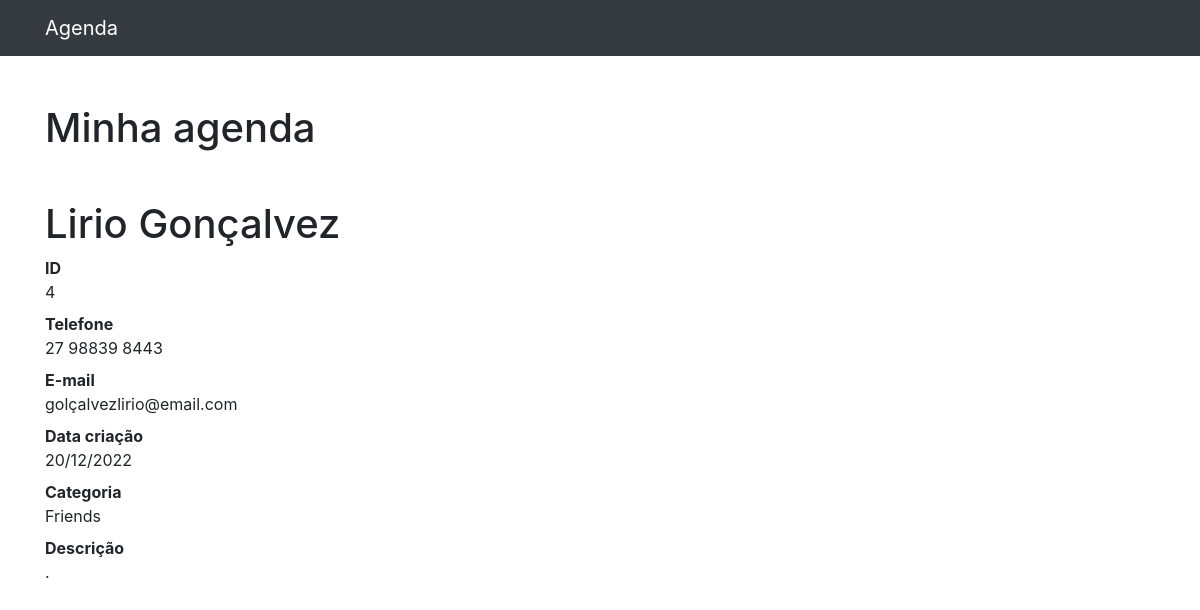
/4, run on the app's committed database.
### contatos/models.py (models this page shows, shortened)
class Contato(models.Model):
    nome = models.CharField(max_length=255)
    sobrenome = models.CharField(max_length=255, blank=True)
    telefone = models.CharField(max_length=255)
    email = models.CharField(max_length=255, blank=True)
    data_criacao= models.DateTimeField(default=timezone.now)
    descricao = models.TextField(blank=True)
    categoria = models.ForeignKey(Categoria, on_delete=models.DO_NOTHING)
    mostrar = models.BooleanField(default=True)

class Categoria(models.Model):
    nome = models.CharField(max_length=255)
    def __str__(self):
        return self.nome

### contatos/views.py (the view)
# urls.py: path('<int:contato_id>' , views.ver_contato, name='ver_contato'),
def ver_contato(request , contato_id):
    contato = get_object_or_404(Contato, id=contato_id  )
    if not contato.mostrar:
        raise Http404()
    return render(request, 'contatos/ver_contato.html', {
        'contato' : contato
    })

### contatos/templates/contatos/ver_contato.html
{% extends 'base.html' %}
{% block conteudo%}
<h1 class="mt-5">Minha agenda</h1>
<h1 class="mt-5">{{ contato.nome }} {{ contato.sobrenome }}</h1>
<dl>
  <dt>ID</dt>
  <dd>{{contato.id}}</dd>
  <dt>Telefone</dt>
  <dd>{{contato.telefone}}</dd>
  <dt>E-mail</dt>
  <dd>{{contato.email}}</dd>
  <dt>Data criação</dt>
  <dd>{{contato.data_criacao| date:'d/m/Y'}}</dd>
  <dt>Categoria</dt>
  <dd>{{contato.categoria}}</dd>
  <dt>Descrição</dt>
  <dd>
    {{contato.descricao}}.
  </dd>
</dl>
{% endblock %}

### data on the page
Contato: nome "Lirio", sobrenome "Gonçalvez", id "4", telefone "27 98839 8443", email "golçalvezlirio@email.com", data_criacao "20/12/2022", categoria "Friends"
